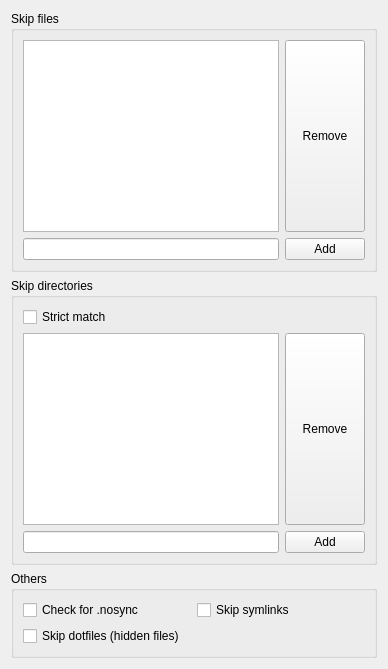
       <widget class="QWidget" name="tab">
        <attribute name="title">
         <string>Excluded files</string>
        </attribute>
        <layout class="QVBoxLayout" name="verticalLayout_7">
         <item>
          <widget class="QGroupBox" name="groupBox">
           <property name="toolTip">
            <string>&lt;html&gt;&lt;head/&gt;&lt;body&gt;&lt;p&gt;This option is used to 'skip' certain files and supports pattern matching.&lt;/p&gt;&lt;p&gt;Patterns are case insensitive. &lt;span style=&quot; font-weight:700;&quot;&gt;*&lt;/span&gt; and &lt;span style=&quot; font-weight:700;&quot;&gt;? &lt;/span&gt;&lt;a href=&quot;https://technet.microsoft.com/en-us/library/bb490639.aspx&quot;&gt;&lt;span style=&quot; text-decoration: underline; color:#5e81ac;&quot;&gt;wildcards characters&lt;/span&gt;&lt;/a&gt; are supported. &lt;/p&gt;&lt;p&gt;Use &lt;span style=&quot; font-weight:700;&quot;&gt;|&lt;/span&gt; to separate multiple patterns.&lt;br/&gt;&lt;/p&gt;&lt;p&gt;&lt;span style=&quot; text-decoration: underline;&quot;&gt;Files can be skipped in the following fashion:&lt;/span&gt;&lt;/p&gt;&lt;p&gt;-Specify a wildcard, eg: '&lt;span style=&quot; font-weight:700;&quot;&gt;*.txt&lt;/span&gt;' (skip all txt files)&lt;/p&gt;&lt;p&gt;-Explicitly specify the filename and it's full path relative to your sync_dir, eg: '&lt;span style=&quot; font-weight:700;&quot;&gt;path/to/file/filename.ext&lt;/span&gt;'&lt;/p&gt;&lt;p&gt;-Explicitly specify the filename only and skip every instance of this filename, eg: '&lt;span style=&quot; font-weight:700;&quot;&gt;filename.ext&lt;/span&gt;'&lt;/p&gt;&lt;p&gt;&lt;br/&gt;&lt;/p&gt;&lt;p&gt;&lt;span style=&quot; text-decoration: underline;&quot;&gt;By default, the following files will be skipped:&lt;/span&gt;&lt;/p&gt;&lt;p&gt;-Files that start with &lt;span style=&quot; font-weight:700;&quot;&gt;~&lt;/span&gt;&lt;/p&gt;&lt;p&gt;-Files that start with &lt;span style=&quot; font-weight:700;&quot;&gt;.~&lt;/span&gt; (like .~lock.* files generated by LibreOffice)&lt;/p&gt;&lt;p&gt;-Files that end in &lt;span style=&quot; font-weight:700;&quot;&gt;.tmp&lt;/span&gt;&lt;/p&gt;&lt;p&gt;&lt;br/&gt;&lt;/p&gt;&lt;p&gt;&lt;span style=&quot; font-weight:700;&quot;&gt;Important:&lt;/span&gt; Do not use a skip file entry of &lt;span style=&quot; font-weight:700;&quot;&gt;.*&lt;/span&gt; as this will prevent correct searching of local changes to process.&lt;/p&gt;&lt;/body&gt;&lt;/html&gt;</string>
           </property>
           <property name="title">
            <string>Skip files</string>
           </property>
           <layout class="QVBoxLayout" name="verticalLayout_3">
            <item>
             <layout class="QGridLayout" name="gridLayout_6">
              <item row="1" column="0">
               <widget class="QLineEdit" name="lineEdit_skip_file"/>
              </item>
              <item row="1" column="1">
               <widget class="QPushButton" name="pushButton_add_skip_file">
                <property name="text">
                 <string>Add</string>
                </property>
               </widget>
              </item>
              <item row="0" column="1">
               <widget class="QPushButton" name="pushButton_rm_skip_file">
                <property name="sizePolicy">
                 <sizepolicy hsizetype="Minimum" vsizetype="Minimum">
                  <horstretch>0</horstretch>
                  <verstretch>0</verstretch>
                 </sizepolicy>
                </property>
                <property name="text">
                 <string>Remove</string>
                </property>
               </widget>
              </item>
              <item row="0" column="0">
               <widget class="QListWidget" name="listWidget_skip_file"/>
              </item>
             </layout>
            </item>
           </layout>
          </widget>
         </item>
         <item>
          <widget class="QGroupBox" name="groupBox_2">
           <property name="toolTip">
            <string>&lt;html&gt;&lt;head/&gt;&lt;body&gt;&lt;p&gt;This option is used to 'skip' certain directories and supports pattern matching.&lt;/p&gt;&lt;p&gt;&lt;br/&gt;&lt;/p&gt;&lt;p&gt;Patterns are case insensitive. &lt;span style=&quot; font-weight:700;&quot;&gt;*&lt;/span&gt; and &lt;span style=&quot; font-weight:700;&quot;&gt;? &lt;/span&gt;&lt;a href=&quot;https://technet.microsoft.com/en-us/library/bb490639.aspx&quot;&gt;&lt;span style=&quot; text-decoration: underline; color:#5e81ac;&quot;&gt;wildcards characters&lt;/span&gt;&lt;/a&gt; are supported. &lt;/p&gt;&lt;p&gt;Use &lt;span style=&quot; font-weight:700;&quot;&gt;|&lt;/span&gt; to separate multiple patterns.&lt;/p&gt;&lt;p&gt;&lt;br/&gt;&lt;/p&gt;&lt;p&gt;&lt;span style=&quot; font-weight:700;&quot;&gt;Important&lt;/span&gt;: Entries under Skip directories are relative to your &lt;span style=&quot; font-weight:700;&quot;&gt;Sync directory&lt;/span&gt; path.&lt;/p&gt;&lt;/body&gt;&lt;/html&gt;</string>
           </property>
           <property name="title">
            <string>Skip directories</string>
           </property>
           <layout class="QVBoxLayout" name="verticalLayout_4">
            <item>
             <widget class="QCheckBox" name="checkBox_skip_dir_strict_match">
              <property name="text">
               <string>Strict match</string>
              </property>
             </widget>
            </item>
            <item>
             <layout class="QGridLayout" name="gridLayout_7">
              <item row="0" column="1">
               <widget class="QPushButton" name="pushButton_rm_skip_dir">
                <property name="sizePolicy">
                 <sizepolicy hsizetype="Maximum" vsizetype="Minimum">
                  <horstretch>0</horstretch>
                  <verstretch>0</verstretch>
                 </sizepolicy>
                </property>
                <property name="text">
                 <string>Remove</string>
                </property>
               </widget>
              </item>
              <item row="0" column="0">
               <widget class="QListWidget" name="listWidget_skip_dir">
                <property name="sizePolicy">
                 <sizepolicy hsizetype="MinimumExpanding" vsizetype="Expanding">
                  <horstretch>0</horstretch>
                  <verstretch>0</verstretch>
                 </sizepolicy>
                </property>
               </widget>
              </item>
              <item row="1" column="0">
               <widget class="QLineEdit" name="lineEdit_skip_dir"/>
              </item>
              <item row="1" column="1">
               <widget class="QPushButton" name="pushButton_add_skip_dir">
                <property name="sizePolicy">
                 <sizepolicy hsizetype="Fixed" vsizetype="Fixed">
                  <horstretch>0</horstretch>
                  <verstretch>0</verstretch>
                 </sizepolicy>
                </property>
                <property name="text">
                 <string>Add</string>
                </property>
               </widget>
              </item>
             </layout>
            </item>
           </layout>
          </widget>
         </item>
         <item>
          <widget class="QGroupBox" name="groupBox_3">
           <property name="title">
            <string>Others</string>
           </property>
           <layout class="QGridLayout" name="gridLayout_2">
            <item row="0" column="1">
             <widget class="QCheckBox" name="checkBox_skip_symlinks">
              <property name="toolTip">
               <string>Skip syncing of symlinks.</string>
              </property>
              <property name="text">
               <string>Skip symlinks</string>
              </property>
             </widget>
            </item>
            <item row="0" column="0">
             <widget class="QCheckBox" name="checkBox_check_nosync">
              <property name="toolTip">
               <string>Check for the presence of .nosync in each directory. If found, skip directory from sync.</string>
              </property>
              <property name="text">
               <string>Check for .nosync</string>
              </property>
             </widget>
            </item>
            <item row="1" column="0">
             <widget class="QCheckBox" name="checkBox_skip_dotfiles">
              <property name="toolTip">
               <string>Skip dot files and folders from syncing</string>
              </property>
              <property name="text">
               <string>Skip dotfiles (hidden files)</string>
              </property>
             </widget>
            </item>
           </layout>
          </widget>
         </item>
        </layout>
       </widget>
